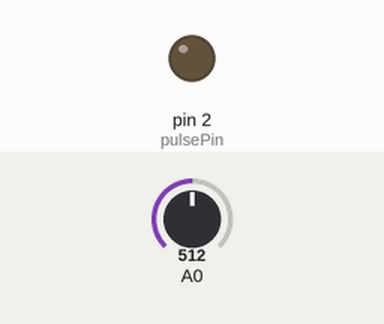
Recording of a program running on a simulated Arduino Uno, built with avr-gcc and run on an emulated ATmega328P. Shown: output pins drawn as LEDs (lit = HIGH). The inputs (shaded band) are chosen by the test bench; at power-on: A0 = 512. What the program prints to the serial monitor is not drawn.

Above: at 1.2 s.
1.3 s: A0 set to 716
Timing chart, 0 to 4.3 s (numbered marks = the images above; inputs shaded):
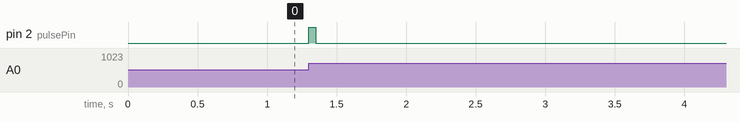

Measured:
- after the input at 1.3 s, pin 2 (pulsePin): LOW → HIGH at once, → LOW 0.05 s later

The program:

main.cpp
```cpp
#include <Arduino.h>
#include <avr/io.h>

// 설정 변수
const int threshold = 45;       // 임계값 설정
const int pulsePin = 2;         // 펄스 출력용 디지털 핀
const int pulseDuration = 50;   // 펄스 출력 지속 시간 (밀리초)

void setup() {
  Serial.begin(115200);
  // 펄스 출력 핀 설정 (직접 포트 조작으로 대체 가능)
  pinMode(pulsePin, OUTPUT);
  // pinMode(13, OUTPUT);

  // ADC 설정 - 8비트 고속 모드
  ADMUX = (1 << REFS0)   // AVcc를 기준 전압으로 선택
        | (1 << ADLAR);  // 왼쪽 정렬 - 8비트 해상도 사용

  ADCSRA = (1 << ADEN)   // ADC 활성화
        | (1 << ADPS0);  // 프리스케일러를 2로 설정 (16MHz/2 = 8MHz ADC 클록)

  // 첫 번째 변환을 수행하여 ADC를 초기화
  ADCSRA |= (1 << ADSC);
  while (ADCSRA & (1 << ADSC));

  Serial.println("Ready mic393 v1.0 rev 2");


}

void loop() {
  static int8_t prev = ADCH; // 첫 번째 읽은 값으로 초기화

  // 고속 샘플링 (폴링 방식)
  ADCSRA |= (1 << ADSC);
  while (ADCSRA & (1 << ADSC));

  // 8비트 해상도로 값 읽기
  int8_t current = ADCH;

  // 이전 값과의 차이 계산 및 절대값
  int8_t diff = current - prev;
  if (diff < 0) diff = -diff;

  // 임계값 이상의 변화가 감지되면 펄스 발생
  if (diff >= threshold) {
    // 직접 포트 조작으로 더 빠른 GPIO 출력
    PORTD |= (1 << pulsePin);  // HIGH 설정 (Arduino UNO 기준, 핀 2는 PORTD의 비트 2)
    // delayMicroseconds(pulseDuration);
    delay(pulseDuration);
    PORTD &= ~(1 << pulsePin); // LOW 설정

    digitalWrite(13, HIGH);
    delay(250);
    digitalWrite(13, LOW);

    // 변화 감지 후 새 값으로 업데이트
    ADCSRA |= (1 << ADSC);
    while (ADCSRA & (1 << ADSC));
    current = ADCH;
  }

  prev = current;  // 현재 값을 이전 값으로 업데이트
}
```
